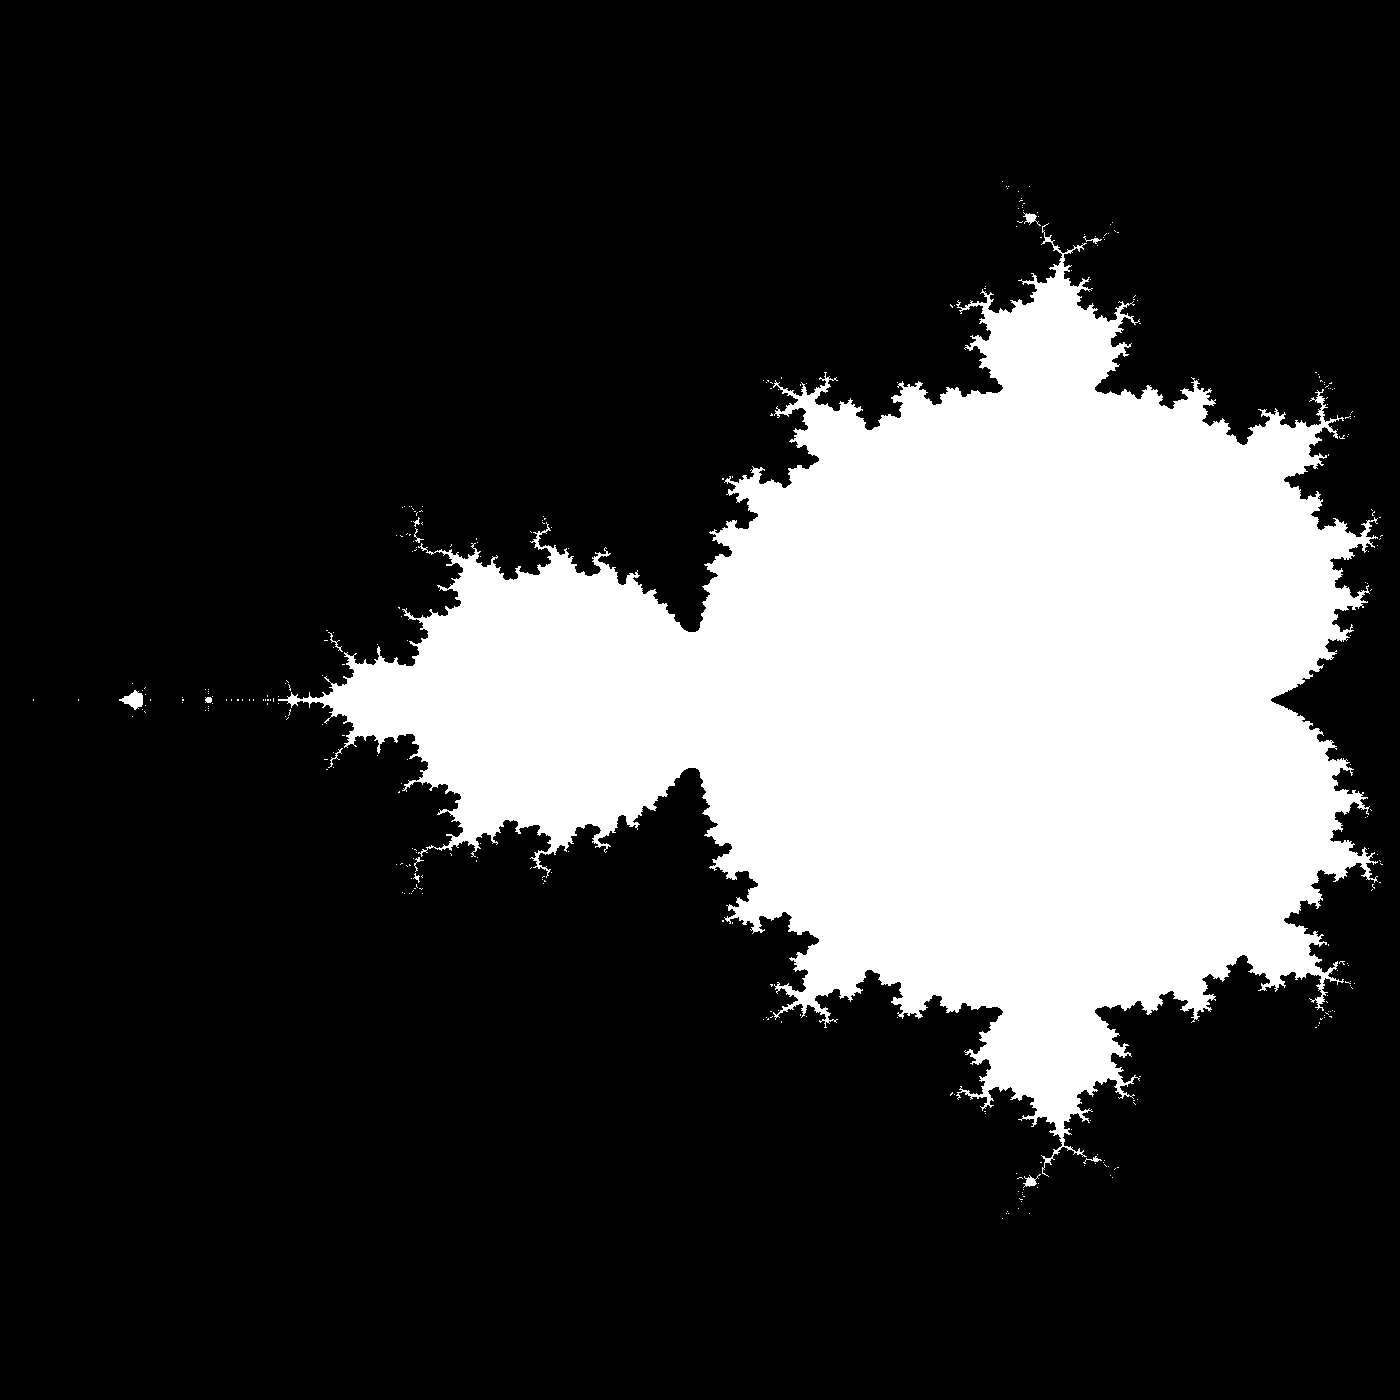

Here is the Python script that generated this plot:
from PIL import Image, ImageDraw
import numpy as np
import pygame

np.warnings.filterwarnings("ignore")


def PIL_mandelbrot():
    # function to save an image of mandelbrot. 
    # {Note: Iterates through each point instead of using np arrays}
    ITER = 50
    WIDTH = 1200
    HEIGHT = 1200

    BLACK = (0, 0, 0)

    def mandelbrot(comp):
        z = 0
        for n in range(ITER):
            z = z*z + comp
            if abs(z)>2:
                break
        return n

    mbot = Image.new("RGB", (WIDTH, HEIGHT), BLACK)
    draw = ImageDraw.Draw(mbot)


    x_plot = (-2, 1)
    y_plot = (1.5, -1.5)

    for x in range(WIDTH):
        for y in range(HEIGHT):
            comp = complex((x_plot[0] + (x/WIDTH)*(x_plot[1] - x_plot[0])),
                           (y_plot[0] + (y/HEIGHT)*(y_plot[1] - y_plot[0])))

            color = mandelbrot(comp)
            color = int((color*255)/ITER)
            
            draw.point((x, y), (color, color, color))

    mbot.save("mandelbrot.png", "PNG")

def np_mandelbrot(ITER = 20, WIDTH = 500, HEIGHT = 500):
    # initialise arrays
    X = np.linspace(-2, 0.5, num = WIDTH).reshape(1, WIDTH)
    Y = np.linspace(1.5, -1.5, num = HEIGHT).reshape(HEIGHT, 1)
    C = np.tile(X, (HEIGHT, 1)) + 1j*np.tile(Y, (1, WIDTH))

    Z = 0

    # mandelbrot
    for i in range(ITER):
        Z = Z*Z + C

    # calculate color
    color_array = np.uint8(Z*200)

    return color_array
def window():
    WIDTH, HEIGHT = 500, 500
    screen = pygame.display.set_mode((WIDTH, HEIGHT))

    running = True
    while running:
        for event in pygame.event.get():
            if event.type == pygame.QUIT:
                running = False
            if event.type == pygame.MOUSEWHEEL:
                pass

        surf = pygame.surfarray.make_surface(np_mandelbrot(20, 500, 500))
        screen.blit(surf, (0,0))
        pygame.display.update()


if __name__ == "__main__":
    window()
    